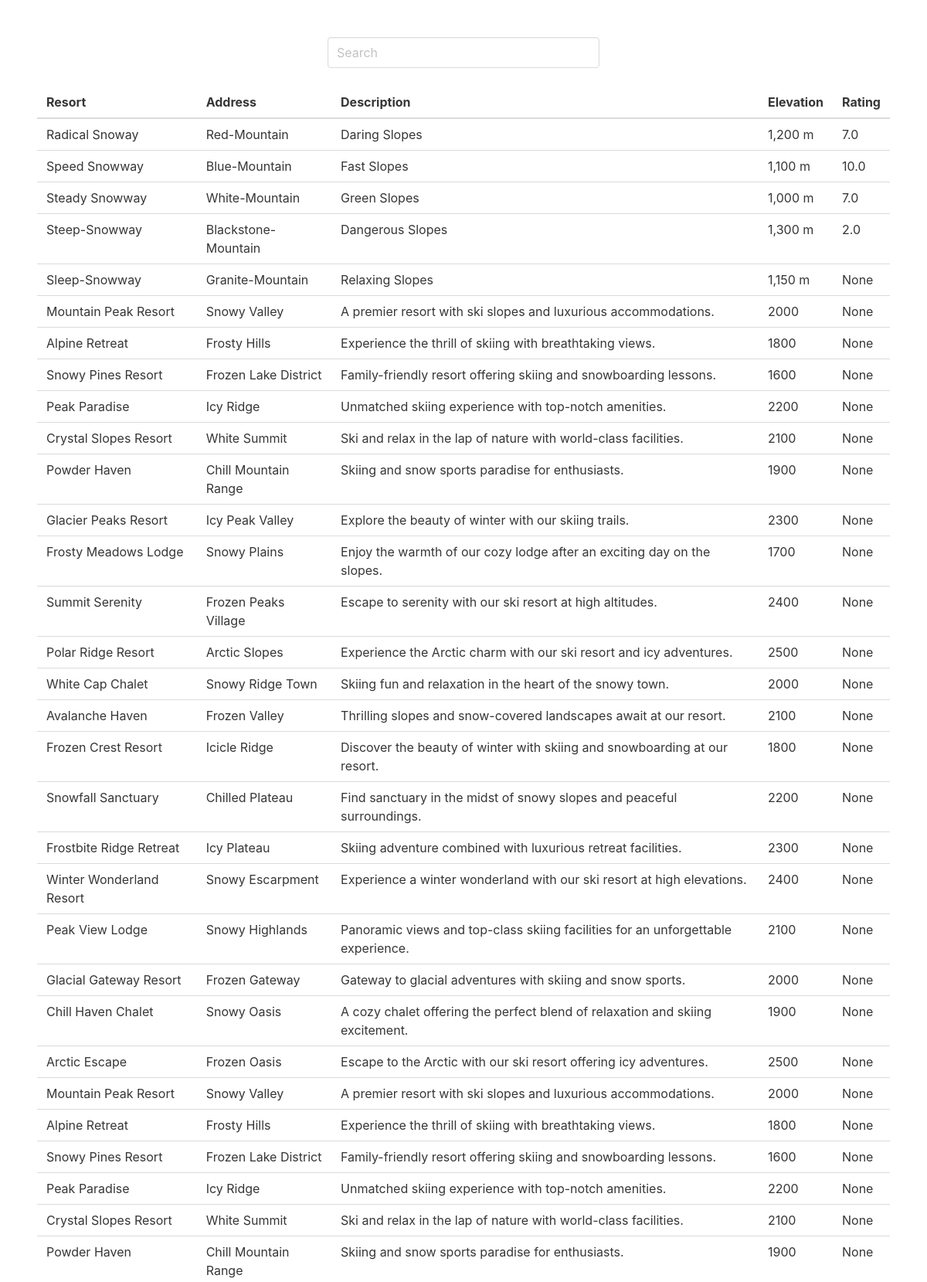
Screenshot of /all (upper part) with the database file from the repository.
### tables this page shows
CREATE TABLE SkiResort (resortID INTEGER PRIMARY KEY, resortName TEXT, resortLocation TEXT, resortDescription TEXT, resortElevation NUMERIC);

### app.py (the view)
@main.route("/all")
def all_resorts():
    results = search_all_ski_resorts()
    return render_template("all.html", results=results)

### app.py (called while the page is built)
def search_all_ski_resorts():
    con = sqlite3.connect("data.db")
    cur = con.cursor()
    cur.execute("""
        SELECT r.*, AVG(re.rating) AS average_rating
        FROM SkiResort r
        LEFT JOIN Review re ON r.resortID = re.resortID
        GROUP BY r.resortID
    """)
    result = cur.fetchall()
    con.close()
    return result

### templates/all.html (shortened to what this page needs)
<!DOCTYPE html>
<html lang="en">
<head>
    <link rel="stylesheet" href="https://cdn.jsdelivr.net/npm/bulma@0.9.4/css/bulma.min.css">
</head>
<body>
    <section class="section">
        <div class="columns">
            <div class="column is-one-third is-offset-one-third">
                <input type="text" class="input" placeholder="Search" name="q" hx-get="/search"
                    hx-trigger="keyup changed delay:500ms" hx-target="#results">
            </div>
        </div>
        <table class="table is-fullwidth">
            <thead>
                <tr>
                    <th>Resort</th>
                    <th>Address</th>
                    <th>Description</th>
                    <th>Elevation</th>
                    <th>Rating</th>
                </tr>
            </thead>
            <tbody id="results" hx-get="/all_resorts">
                {% for result in results %}
                <tr>
                    <td>{{ result[1] }}</td>
                    <td>{{ result[2] }}</td>
                    <td>{{ result[3] }}</td>
                    <td>{{ result[4] }}</td>
                    <td>{{ result[5] }}</td>
                </tr>
                {% endfor %}
            </tbody>
        </table>
    </section>
</body>
</html>

### rows the page displays
SkiResort: resortName "Radical Snoway", resortLocation "Red-Mountain", resortDescription "Daring Slopes", resortElevation "1,200 m", result "7.0"
SkiResort: resortName "Speed Snowway", resortLocation "Blue-Mountain", resortDescription "Fast Slopes", resortElevation "1,100 m", result "10.0"
SkiResort: resortName "Steady Snowway", resortLocation "White-Mountain", resortDescription "Green Slopes", resortElevation "1,000 m", result "7.0"
SkiResort: resortName "Steep-Snowway", resortLocation "Blackstone-Mountain", resortDescription "Dangerous Slopes", resortElevation "1,300 m", result "2.0"
SkiResort: resortName "Sleep-Snowway", resortLocation "Granite-Mountain", resortDescription "Relaxing Slopes", resortElevation "1,150 m", result "None"
SkiResort: resortName "Mountain Peak Resort", resortLocation "Snowy Valley", resortDescription "A premier resort with ski slopes and luxurious accommodations.", resortElevation "2000", result "None"
SkiResort: resortName "Alpine Retreat", resortLocation "Frosty Hills", resortDescription "Experience the thrill of skiing with breathtaking views.", resortElevation "1800", result "None"
SkiResort: resortName "Snowy Pines Resort", resortLocation "Frozen Lake District", resortDescription "Family-friendly resort offering skiing and snowboarding lessons.", resortElevation "1600", result "None"
SkiResort: resortName "Peak Paradise", resortLocation "Icy Ridge", resortDescription "Unmatched skiing experience with top-notch amenities.", resortElevation "2200", result "None"
SkiResort: resortName "Crystal Slopes Resort", resortLocation "White Summit", resortDescription "Ski and relax in the lap of nature with world-class facilities.", resortElevation "2100", result "None"
SkiResort: resortName "Powder Haven", resortLocation "Chill Mountain Range", resortDescription "Skiing and snow sports paradise for enthusiasts.", resortElevation "1900", result "None"
SkiResort: resortName "Glacier Peaks Resort", resortLocation "Icy Peak Valley", resortDescription "Explore the beauty of winter with our skiing trails.", resortElevation "2300", result "None"
SkiResort: resortName "Frosty Meadows Lodge", resortLocation "Snowy Plains", resortDescription "Enjoy the warmth of our cozy lodge after an exciting day on the slopes.", resortElevation "1700", result "None"
SkiResort: resortName "Summit Serenity", resortLocation "Frozen Peaks Village", resortDescription "Escape to serenity with our ski resort at high altitudes.", resortElevation "2400", result "None"
SkiResort: resortName "Polar Ridge Resort", resortLocation "Arctic Slopes", resortDescription "Experience the Arctic charm with our ski resort and icy adventures.", resortElevation "2500", result "None"
SkiResort: resortName "White Cap Chalet", resortLocation "Snowy Ridge Town", resortDescription "Skiing fun and relaxation in the heart of the snowy town.", resortElevation "2000", result "None"
SkiResort: resortName "Avalanche Haven", resortLocation "Frozen Valley", resortDescription "Thrilling slopes and snow-covered landscapes await at our resort.", resortElevation "2100", result "None"
SkiResort: resortName "Frozen Crest Resort", resortLocation "Icicle Ridge", resortDescription "Discover the beauty of winter with skiing and snowboarding at our resort.", resortElevation "1800", result "None"
SkiResort: resortName "Snowfall Sanctuary", resortLocation "Chilled Plateau", resortDescription "Find sanctuary in the midst of snowy slopes and peaceful surroundings.", resortElevation "2200", result "None"
SkiResort: resortName "Frostbite Ridge Retreat", resortLocation "Icy Plateau", resortDescription "Skiing adventure combined with luxurious retreat facilities.", resortElevation "2300", result "None"
SkiResort: resortName "Winter Wonderland Resort", resortLocation "Snowy Escarpment", resortDescription "Experience a winter wonderland with our ski resort at high elevations.", resortElevation "2400", result "None"
SkiResort: resortName "Peak View Lodge", resortLocation "Snowy Highlands", resortDescription "Panoramic views and top-class skiing facilities for an unforgettable experience.", resortElevation "2100", result "None"
SkiResort: resortName "Glacial Gateway Resort", resortLocation "Frozen Gateway", resortDescription "Gateway to glacial adventures with skiing and snow sports.", resortElevation "2000", result "None"
SkiResort: resortName "Chill Haven Chalet", resortLocation "Snowy Oasis", resortDescription "A cozy chalet offering the perfect blend of relaxation and skiing excitement.", resortElevation "1900", result "None"
SkiResort: resortName "Arctic Escape", resortLocation "Frozen Oasis", resortDescription "Escape to the Arctic with our ski resort offering icy adventures.", resortElevation "2500", result "None"
SkiResort: resortName "Mountain Peak Resort", resortLocation "Snowy Valley", resortDescription "A premier resort with ski slopes and luxurious accommodations.", resortElevation "2000", result "None"
SkiResort: resortName "Alpine Retreat", resortLocation "Frosty Hills", resortDescription "Experience the thrill of skiing with breathtaking views.", resortElevation "1800", result "None"
SkiResort: resortName "Snowy Pines Resort", resortLocation "Frozen Lake District", resortDescription "Family-friendly resort offering skiing and snowboarding lessons.", resortElevation "1600", result "None"
SkiResort: resortName "Peak Paradise", resortLocation "Icy Ridge", resortDescription "Unmatched skiing experience with top-notch amenities.", resortElevation "2200", result "None"
SkiResort: resortName "Crystal Slopes Resort", resortLocation "White Summit", resortDescription "Ski and relax in the lap of nature with world-class facilities.", resortElevation "2100", result "None"
SkiResort: resortName "Powder Haven", resortLocation "Chill Mountain Range", resortDescription "Skiing and snow sports paradise for enthusiasts.", resortElevation "1900", result "None"
